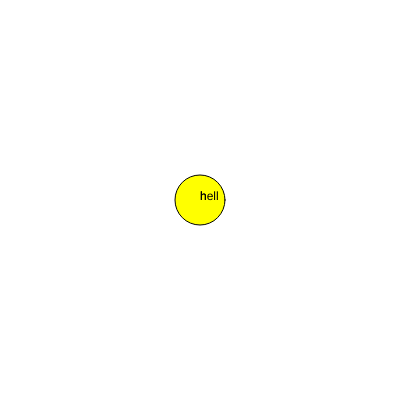
Frame 1 (no input)
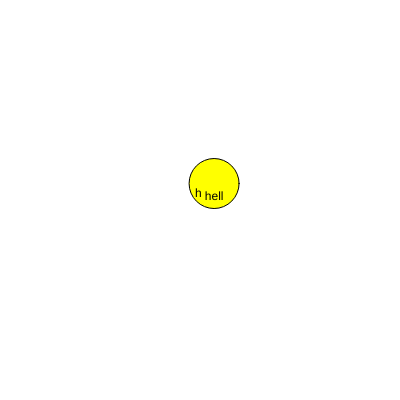
Frame 60 (no input)
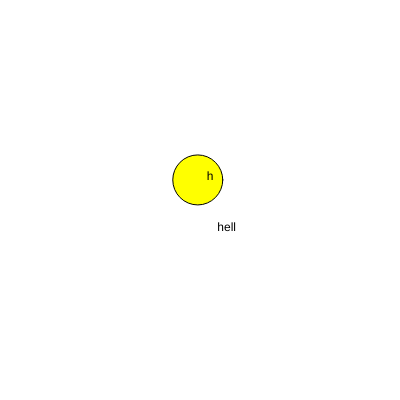
Frame 120 (the mouse pressed at the canvas centre since frame 60)

The p5.js sketch that drew these frames (run headless with seeded random() and noise() and a simulated clock; from frame 60 on, the mouse is pressed at the canvas centre):

// p5.js sketch
// ── sketch.js
//global
var xloc1, yloc1;
var xloc2, yloc2;
var xloc3, yloc3;
var firstLetter;
var firstSwear;

function setup() {
  //createCanvas(displayWidth, displayHeight);
  createCanvas(400,400);
  var originalString = 'hello';
  firstLetter = originalString.substring(0, 1);
  firstSwear = originalString.substring(0, 4);
  xloc1 = width/2;
  xloc2 = width/2;
  xloc3 = width/2;
  yloc1 = height/2;
  yloc2 = height/2;
  yloc3 = height/2;
}

function draw() {
  background(255);
  fill(255,255,0);
  ellipse(xloc1, yloc1,50,50);
  fill(0);
  text(firstLetter,xloc2, yloc2);
  text(firstSwear, xloc3, yloc3);
  xloc1 += random(-3,3);
  xloc2 += random(-3,3);
  xloc3 += random(-3,3);
  yloc1 += random(-3,3);
  yloc2 += random(-3,3);
  yloc3 += random(-3,3);
}
